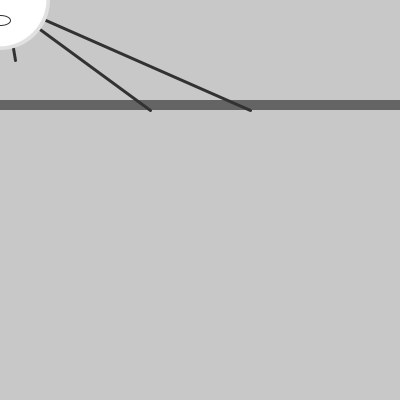
Frame 1 (no input)
Frame 60 (the mouse pressed at the canvas centre just before this capture): identical to frame 1, image omitted
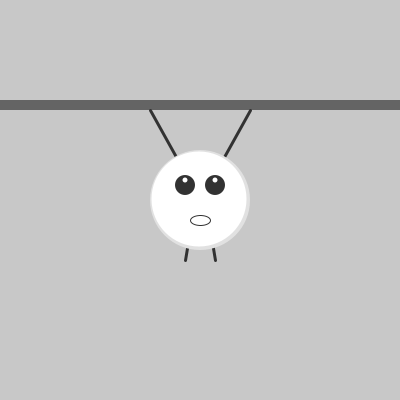
Frame 120 (the mouse held since frame 60 and released just before this capture)

The Processing sketch that drew these frames (run headless with seeded random() and noise(); from frame 60 on, the mouse is pressed at the canvas centre):

// Processing sketch: processing_49543
// ── processing_49543.pde

// Simon
// Pull-Up-Man-Creature

void setup() {
 
  size(400, 400);
  smooth();
  
}

void draw() {
 
  background(200);
 
  // Pull-up bar
  noStroke();
  fill(100);
  rect(0, 100, width, 10);
  
  // Arms
  fill(50);
  stroke(50);
  strokeWeight(3);
  line(mouseX, mouseY, 150, 110);
  line(mouseX, mouseY, 250, 110);
  
  // Legs
  fill(50);
  strokeWeight(3);
  line(mouseX - 5, mouseY, mouseX - 15, mouseY + 60);
  line(mouseX + 5, mouseY, mouseX + 15, mouseY + 60);
  
  // Head
  noStroke();
  fill(225);
  ellipse(mouseX, mouseY, 100, 100);
  fill(255);
  ellipse(mouseX - 1, mouseY - 1, 95, 95);
  
  // Eyes
  fill(50);
  ellipse(mouseX - 15, mouseY - 15, 20, 20);
  ellipse(mouseX + 15, mouseY - 15, 20, 20);
  fill(255);
  ellipse(mouseX - 15, mouseY - 20, 5, 5);
  ellipse(mouseX + 15, mouseY - 20, 5, 5);
  
  // Mouth
  stroke(50);
  strokeWeight(1);
  ellipse(mouseX, mouseY + 20, 20, 10);
  
}
                                                
